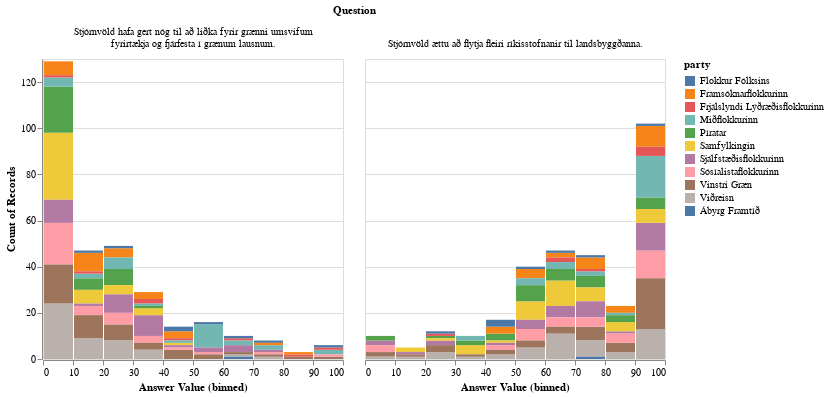

Notebook cell for this chart:
### Markdown cell above
To support the hypothesis, let's select two questions whose embeddings are close and far away from the origin and look at the histogram they produce

### Code cell
# hide_input
question_numbers = [11, 19]

alt.data_transformers.disable_max_rows()

# Filter on those 2 questions
idxs = df_results_melt["question"].isin(df_questions.iloc[question_numbers]["question"])
df_results_melt_filter = df_results_melt[idxs]
# A quick hack to get a line break in the question for the plot
df_results_melt_filter.loc[:, "question"] = df_results_melt_filter["question"].str.replace("umsvifum ", "umsvifum\n")
df_results_melt_filter = df_results_melt_filter.rename(columns={"question": "Question"})

chart = alt.Chart(df_results_melt_filter).mark_bar().encode(
    x=alt.X(f'Answer Value:Q', bin=alt.Bin(extent=[0, 100], step=10), scale=alt.Scale(domain=(0, 100))),
    y=alt.Y('count()'),
    color='party',
    facet="Question",
    tooltip=['party', alt.Tooltip('count()', title='count')]
).interactive().configure(lineBreak="\n").properties(width=300)

chart

### Figure 1 — Vega-Lite specification as saved in the notebook (floating-point values rounded to 4 significant figures; data arrays with more than 128 entries replaced by an {"elided": "..."} marker saying what was removed)
{"config": {"view": {"continuousWidth": 400, "continuousHeight": 300}, "lineBreak": "\n"}, "data": {"name": "data-9317e3626f9dd371fe324bf3935cb889"}, "mark": "bar", "encoding": {"color": {"type": "nominal", "field": "party"}, "facet": {"type": "nominal", "field": "Question"}, "tooltip": [{"type": "nominal", "field": "party"}, {"type": "quantitative", "aggregate": "count", "title": "count"}], "x": {"type": "quantitative", "bin": {"extent": [0, 100], "step": 10}, "field": "Answer Value", "scale": {"domain": [0, 100]}}, "y": {"type": "quantitative", "aggregate": "count"}}, "selection": {"selector005": {"type": "interval", "bind": "scales", "encodings": ["x", "y"]}}, "width": 300, "$schema": "https://vega.github.io/schema/vega-lite/v4.8.1.json", "datasets": {"data-9317e3626f9dd371fe324bf3935cb889": {"elided": "622 records"}}}
